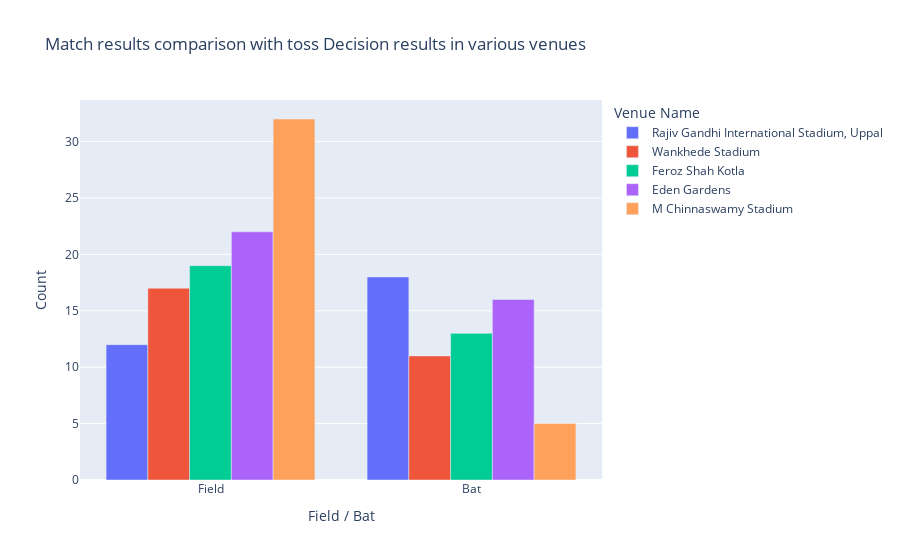

Notebook code for this chart:
### Markdown cell above
### We can see Field first has some advantage though

### Code cell
# Let us look the same for our venues

chinnaswamy_field=matches[(matches['toss_winner']==matches['winner'])&
                        (matches['venue']=='M Chinnaswamy Stadium')&
                        (matches['toss_decision']=='field')].count()[0]
chinnaswamy_bat=matches[(matches['toss_winner']!=matches['winner'])&
                          (matches['venue']=='M Chinnaswamy Stadium')&
                          (matches['toss_decision']!='field')].count()[0]

Eden_field=matches[(matches['toss_winner']==matches['winner'])&
                 (matches['venue']=='Eden Gardens')&
                 (matches['toss_decision']=='field')].count()[0]
Eden_bat=matches[(matches['toss_winner']!=matches['winner'])&
                   (matches['venue']=='Eden Gardens')&
                   (matches['toss_decision']!='field')].count()[0]


Feroz_field=matches[(matches['toss_winner']==matches['winner'])&
                  (matches['venue']=='Feroz Shah Kotla')&
                  (matches['toss_decision']=='field')].count()[0]
Feroz_bat=matches[(matches['toss_winner']!=matches['winner'])&
                    (matches['venue']=='Feroz Shah Kotla')&
                    (matches['toss_decision']!='field')].count()[0]

Wankhede_field=matches[(matches['toss_winner']==matches['winner'])&
                     (matches['venue']=='Wankhede Stadium')& 
                     (matches['toss_decision']=='field')].count()[0]
Wankhede_bat=matches[(matches['toss_winner']!=matches['winner'])
                       &(matches['venue']=='Wankhede Stadium')
                       & (matches['toss_decision']!='field')].count()[0]

RG_field=matches[(matches['toss_winner']==matches['winner'])
               &(matches['venue']=='Rajiv Gandhi International Stadium, Uppal')& 
               (matches['toss_decision']=='field')].count()[0]
RG_bat=matches[(matches['toss_winner']!=matches['winner'])&
                 (matches['venue']=='Rajiv Gandhi International Stadium, Uppal')
                 & (matches['toss_decision']!='field')].count()[0]



fig = go.Figure(data=[
    go.Bar(name='Rajiv Gandhi International Stadium, Uppal', 
           x=['Field','Bat'],
           y=[RG_field,RG_bat]),
    go.Bar(name='Wankhede Stadium',
           x=['Field','Bat'], 
           y=[Wankhede_field,Wankhede_bat]),
    go.Bar(name='Feroz Shah Kotla', 
           x=['Field','Bat'],
           y=[Feroz_field,Feroz_bat]),
    go.Bar(name='Eden Gardens',
           x=['Field','Bat'], 
           y=[Eden_field,Eden_bat]),
    go.Bar(name='M Chinnaswamy Stadium', 
           x=['Field','Bat'],
           y=[chinnaswamy_field,chinnaswamy_bat]),
])
# Change the bar mode
fig.update_layout(title='Match results comparison with toss Decision results in various venues')
fig.update_layout(
    xaxis_title="Field / Bat",
    yaxis_title="Count",
    legend_title="Venue Name",
)
fig.show()

### Figure 1 — Plotly figure (JSON) as saved in the notebook; plotly's stock layout.template omitted (floating-point values rounded to 4 significant figures)
{"data": [{"name": "Rajiv Gandhi International Stadium, Uppal", "type": "bar", "x": ["Field", "Bat"], "y": [12, 18]}, {"name": "Wankhede Stadium", "type": "bar", "x": ["Field", "Bat"], "y": [17, 11]}, {"name": "Feroz Shah Kotla", "type": "bar", "x": ["Field", "Bat"], "y": [19, 13]}, {"name": "Eden Gardens", "type": "bar", "x": ["Field", "Bat"], "y": [22, 16]}, {"name": "M Chinnaswamy Stadium", "type": "bar", "x": ["Field", "Bat"], "y": [32, 5]}], "layout": {"autosize": true, "legend": {"title": {"text": "Venue Name"}}, "title": {"text": "Match results comparison with toss Decision results in various venues"}, "xaxis": {"autorange": true, "range": [-0.5, 1.5], "title": {"text": "Field / Bat"}, "type": "category"}, "yaxis": {"autorange": true, "range": [0, 33.68], "title": {"text": "Count"}, "type": "linear"}}}
